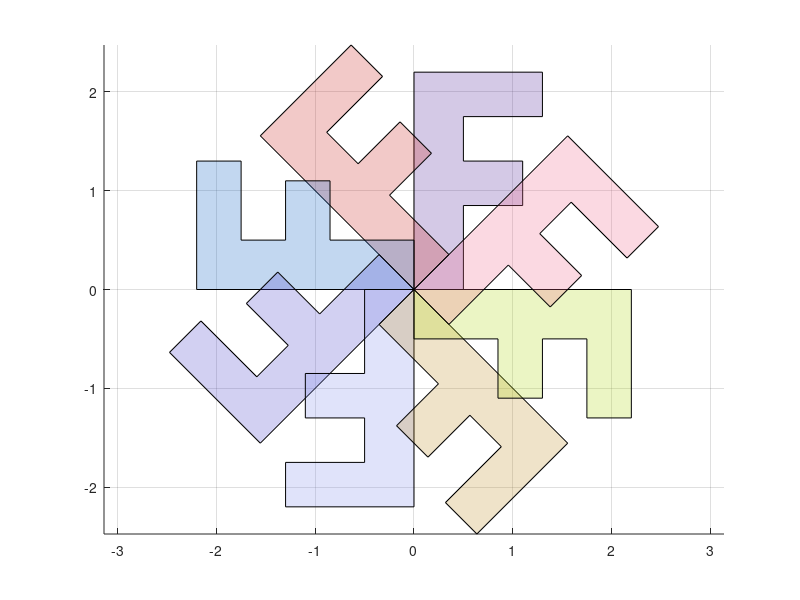

Write the MATLAB code that produced this figure.
%%%%%%%%%%%%%%%%%%%%%%%%%%%%%%%%%%%%%%%%%%%%%%%%%%%%%%%%%%%%%%%%%%%%%%%%%%%%
%% Part I: Matrices and transformations: solutions to the code exercises
%%%%%%%%%%%%%%%%%%%%%%%%%%%%%%%%%%%%%%%%%%%%%%%%%%%%%%%%%%%%%%%%%%%%%%%%%%%%
% Worked solutions to the code exercises from Matrices in Practice, by Tom Goodale:
% https://trgoodale.github.io/matrix-book/appendices/solutions-1.html
%
% Run the script a section at a time (Run Section, or Ctrl+Enter, in
% MATLAB), from the top: later sections use variables set in earlier ones.
% Try each exercise yourself first. Change the numbers and run them again to see what happens.
%
% Code licensed under the MIT licence: https://trgoodale.github.io/matrix-book/LICENSE.md

% --------------------------------------------------------------------------
% Chapter 1: What is a matrix?
% --------------------------------------------------------------------------

%% Chapter 1, exercise 6
% Create the 6 × 6 matrix with entries a_ij = 1/(i + j - 1), and check that
% it is symmetric. (It is called the Hilbert matrix, and it returns in
% Chapter 24 as a famously difficult matrix for computers.) In Python you
% may find np.fromfunction useful; in MATLAB, try hilb(6) and compare.

[J, I] = meshgrid(1:6);       % I(i,j) = i and J(i,j) = j
H = 1 ./ (I + J - 1);
isequal(H, H')
isequal(H, hilb(6))

% --------------------------------------------------------------------------
% Chapter 2: Adding and scaling matrices
% --------------------------------------------------------------------------

%% Chapter 2, exercise 6
% The matrix T from Chapter 1 holds four hourly readings from three
% temperature sensors. Subtract each sensor's average reading from its
% column, using broadcasting, and check that each column of the result adds
% up to zero (up to rounding).

T = [18.2 19.1 17.6; 19.5 20.3 18.4; 21.0 21.8 19.9; 22.4 23.0 21.2];
D = T - mean(T)              % the 1 x 3 row of means is expanded down the rows
sum(D)                       % zero, up to rounding

% The column sums are zero, or tiny values such as 10^-15 caused by
% rounding.

% --------------------------------------------------------------------------
% Chapter 3: Matrix multiplication
% --------------------------------------------------------------------------

%% Chapter 3, exercise 7
% For the road network N of Example 2, compute N^3 and use it to find the
% number of three-step routes from town 1 back to town 1. List them. Why is
% the corresponding entry for town 4 zero?

N = [0 1 1 0; 1 0 1 0; 1 1 0 1; 0 0 1 0];
N^3

% The (1, 1) entry is 2: the routes are 1 → 2 → 3 → 1 and 1 → 3 → 2 → 1,
% round the triangle in each direction. A three-step route that returns to
% its start must go round a triangle of roads. Town 4 has only one road, to
% town 3, so it is not on any triangle, and the (4, 4) entry is 0.

% --------------------------------------------------------------------------
% Chapter 4: Matrices as transformations
% --------------------------------------------------------------------------

%% Chapter 4, exercise 7
% Apply the rotation R(θ) to the F shape (corner coordinates are in the code
% for Figure 4.1) for θ= 0°, 45°, 90°, ..., 315°, and plot all eight images
% on one set of axes.

F = [0 0.5 0.5  1.1  1.1 0.5 0.5  1.3  1.3 0;
     0 0   0.85 0.85 1.3 1.3 1.75 1.75 2.2 2.2];
figure; hold on
for k = 0:7
    R = [cosd(45*k) -sind(45*k); sind(45*k) cosd(45*k)];
    G = R * F;
    fill(G(1,:), G(2,:), rand(1,3), 'FaceAlpha', 0.25)
end
axis equal; grid on

% --------------------------------------------------------------------------
% Chapter 5: Composing transformations
% --------------------------------------------------------------------------

%% Chapter 5, exercise 7
% Pick two random 2 × 2 matrices and check numerically that (AB)^T = B^T
% A^T, but that AB ≠ BA. Then find, by experiment, a non-diagonal matrix
% that commutes with [2 1; 1 2].

A = randn(2); B = randn(2);
norm((A*B)' - B'*A') < 1e-12      % true
norm(A*B - B*A) < 1e-12           % false (almost always)

S = [2 1; 1 2];
M = [1 2; 2 1];                   % a candidate
isequal(S*M, M*S)                 % true

% Any matrix of the form [a b; b a] commutes with [2 1; 1 2]. (These
% matrices all have the same invariant lines, y = x and y = -x, which
% Chapter 19 explains.)

% --------------------------------------------------------------------------
% Chapter 6: Determinants
% --------------------------------------------------------------------------

%% Chapter 6, exercise 8
% Generate random n × n matrices with entries between -1 and 1, and record
% |detA| for n = 2, 5, 10, 20, 50. How does the typical size of the
% determinant change with n? Why is the size of a determinant a poor guide
% to whether a matrix is nearly singular?

for n = [2 5 10 20 50]
    d = zeros(200, 1);
    for k = 1:200
        d(k) = abs(det(2*rand(n) - 1));
    end
    fprintf('n = %2d: median |det| = %.3g\n', n, median(d));
end

% The typical size grows enormously with n, from about 0.3 to about 10^19,
% although the matrices are no closer to or further from being singular. A
% determinant multiplies together n scale factors, so it depends on the size
% of the entries and on n, not just on how close the matrix is to singular.
% The condition number (Chapter 24) measures nearness to singularity
% properly.

% --------------------------------------------------------------------------
% Chapter 7: Inverse matrices
% --------------------------------------------------------------------------

%% Chapter 7, exercise 7
% The Hill cipher is a simple secret code. It turns letters into numbers (A
% = 0, B = 1, ..., Z = 25), multiplies pairs of them by a key matrix, and
% then replaces each result by its remainder after dividing by 26 ("reducing
% modulo 26"), so that it is a letter again. With key K = [3 3; 2 5], the
% message HELP becomes the vectors (7, 4)^T and (11, 15)^T. Encrypt it. Then
% check that K^-1 modulo 26 is [15 17; 20 9], by showing that K times this
% matrix is I modulo 26, and use it to decrypt. (Chapter 39 explains how
% this inverse is found.)

K = [3 3; 2 5];
Kinv = [15 17; 20 9];
P = [7 11; 4 15];          % HELP: one pair per column

C = mod(K * P, 26)         % (7, 8), (0, 19): HIAT
mod(K * Kinv, 26)          % the identity, modulo 26
mod(Kinv * C, 26)          % back to HELP

% The ciphertext is HIAT.

% --------------------------------------------------------------------------
% Chapter 8: Transformations in three dimensions
% --------------------------------------------------------------------------

%% Chapter 8, exercise 6
% Aircraft orientation is often given as three angles: yaw ψ (turning left
% or right, about the vertical z-axis), pitch θ (nose up or down, about y)
% and roll φ (tilting the wings, about x), applied in the aircraft's own
% frame, which gives the matrix R_z(ψ)R_y(θ)R_x(φ). Compute this, R_1, for
% ψ= 30°, θ= 10°, φ= 5°, and compare it with the product in the reverse
% order, R_2. By how many degrees do the two orientations differ? (Hint: the
% rotation angle of an orthogonal matrix M with determinant 1 satisfies
% traceM = 1 + 2cosα, where the trace is the sum of the diagonal entries;
% apply this to M = R_1^T R_2.)

Rx = @(t) [1 0 0; 0 cosd(t) -sind(t); 0 sind(t) cosd(t)];
Ry = @(t) [cosd(t) 0 sind(t); 0 1 0; -sind(t) 0 cosd(t)];
Rz = @(t) [cosd(t) -sind(t) 0; sind(t) cosd(t) 0; 0 0 1];

R1 = Rz(30) * Ry(10) * Rx(5);
R2 = Rx(5) * Ry(10) * Rz(30);
M = R1' * R2;
fprintf('The two orientations differ by %.2f degrees\n', acosd((trace(M) - 1) / 2));

% A difference of almost 6°, from angles of only 5° to 30°, is easily enough
% to matter in navigation.

% --------------------------------------------------------------------------
% Chapter 9: Invariant points and lines
% --------------------------------------------------------------------------

%% Chapter 9, exercise 7
% Use eigenvalues and eigenvectors to find the invariant lines of [1 2; 3
% 2], and the stretch factor along each. Check your answer with
% Equation 9.3, and then with the app. What does the negative stretch factor
% mean for the points on that line?

A = [1 2; 3 2];
[V, D] = eig(A);
lambda = diag(D)'
slopes = V(2, :) ./ V(1, :)

% The invariant lines are y = -x with λ= -1 and y = (3/2)x with λ= 4. By
% hand, b = 2, a - d = -1, c = 3, so Equation 9.3 is 2m^2 - m - 3 = 0, that
% is (2m - 3)(m + 1) = 0, giving the same slopes. The stretch factors are a
% + bm = 1 + 2 × (-1) = -1 and 1 + 2 × (3/2) = 4.
%
% On y = -x, the stretch factor -1 means each point flips to the opposite
% side of the origin, at the same distance: (1, -1)^T → (-1, 1)^T. The line
% lands on itself, but only the origin stays put.

% --------------------------------------------------------------------------
% Part I: Matrices and transformations review
% --------------------------------------------------------------------------

%% Part I, exercise 9
% Make two random 4 × 4 matrices A and B. Check numerically that (AB)^-1 =
% B^-1A^-1, and that this is not the same as A^-1B^-1. Explain the order
% using the idea of undoing two transformations.

% Uses Chapter 7 and Chapter 5.

rng(1)
A = randn(4);  B = randn(4);
fprintf('(AB)^-1 = B^-1 A^-1: %d\n', norm(inv(A*B) - inv(B)*inv(A)) < 1e-10)
fprintf('(AB)^-1 = A^-1 B^-1: %d\n', norm(inv(A*B) - inv(A)*inv(B)) < 1e-10)

% AB applies B first and then A. To undo this, undo the last step first:
% apply A^-1, then B^-1, which is the matrix B^-1A^-1. It's like taking off
% shoes and socks: the shoes, which went on last, come off first.
